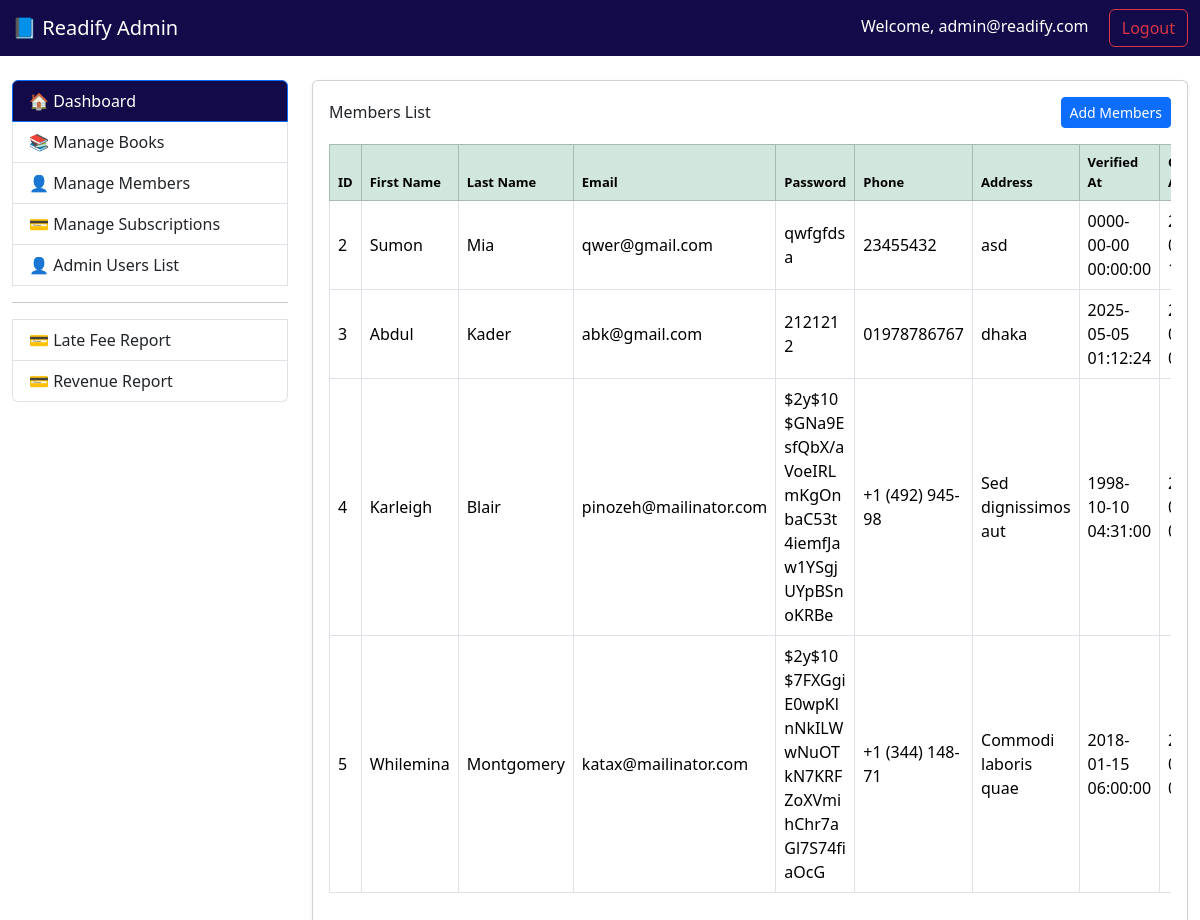
Screenshot of /members (signed in) with the database file from the repository.
### tables this page shows
CREATE TABLE `members` (
  `id` int(11) NOT NULL,
  `first_name` varchar(50) NOT NULL,
  `last_name` varchar(50) NOT NULL,
  `email` varchar(100) NOT NULL,
  `password` varchar(255) NOT NULL,
  `phone` varchar(15) DEFAULT NULL,
  `address` varchar(255) DEFAULT NULL,
  `verified_at` timestamp NULL DEFAULT NULL,
  `created_at` timestamp NOT NULL DEFAULT current_timestamp(),
  `updated_at` timestamp NOT NULL DEFAULT current_timestamp() ON UPDATE current_timestamp()
);

### core/Controller.php (called while the page is built, shortened)
<?php
abstract class Controller {
    protected function view($view, $data = []) {
        extract($data);
        require_once "../views/{$view}.php";
    }
}

### controllers/MemberController.php (called while the page is built, shortened)
<?php
require_once '../core/Controller.php';
require_once '../models/Members.php';
class MemberController extends Controller {
    public function index() {
        try {
            $bookModel = new Members();
            $members = $bookModel->index();
            return $this->view('members', [
                'members' => $members,
            ]);
        } catch (\Exception $e) {
            error_log($e->getMessage());
            echo "An error occurred while loading the page.";
        }
    }
}

### public/index.php (called while the page is built, shortened)
<?php
require_once '../routes/web.php';

### core/Model.php (called while the page is built, shortened)
<?php
require_once __DIR__ . '/../config/Database.php';
abstract class Model {
    public function __construct() {
        $database = new Database();
        $database->connect();
        $this->db = $database->pdo;
    }
}

### config/Database.php (called while the page is built, shortened)
<?php
class Database {
    public function connect() {
        $host = 'localhost';
        $db = 'readify';
        $user = 'root';
        $pass = '';
        $charset = 'utf8mb4';
        $dsn = "mysql:host=$host;dbname=$db;charset=$charset";
        try {
            $this->pdo = new PDO($dsn, $user, $pass);
            $this->pdo->setAttribute(PDO::ATTR_ERRMODE, PDO::ERRMODE_EXCEPTION);
            return $this->pdo;
        } catch (PDOException $e) {
            die("Connection failed: " . $e->getMessage());
        }
    }
}

### models/Members.php (called while the page is built, shortened)
<?php
require_once '../core/Model.php';
class Members extends Model {
    public function index() {
        try {
            $stmt = $this->db->prepare("
                SELECT * FROM members
            ");
            $stmt->execute();
            return $stmt->fetchAll(PDO::FETCH_OBJ);
        } catch (PDOException $e) {
            error_log($e->getMessage());
            return [];
        }
    }
}
?>

### views/members.php (the view, shortened to what this page needs)
<?php
    require_once 'layouts/page-header.php';
    require_once 'layouts/navbar.php';
?>
<div class="container-fluid mt-4">
    <div class="row mt-4">
    <?php require_once 'layouts/sidebar.php'; ?>
    <div class="col-md-9">
        <div class="card shadow-sm">
            <div class="card-body">
                <div class="d-flex justify-content-between align-items-center mb-3">
                    <h6 class="mb-0">Members List</h6>
                    <button class="btn btn-primary btn-sm" data-bs-toggle="modal" data-bs-target="#addMembersModal">
                        Add Members
                    </button>
                </div>
                    <?php if (!empty($members)) : ?>
                        <div class="table-responsive">
                            <table class="table table-bordered table-hover align-middle">
                                <thead class="table-success">
                                    <tr>
                                        <th>ID</th>
                                        <th>First Name</th>
                                        <th>Last Name</th>
                                        <th>Email</th>
                                        <th>Password</th>
                                        <th>Phone</th>
                                        <th>Address</th>
                                        <th>Verified At</th>
                                        <th>Created At</th>
                                    </tr>
                                </thead>
                                <tbody>
                                    <?php foreach ($members as $subs) : ?>
                                        <tr>
                                            <td><?= htmlspecialchars($subs->id) ?></td>
                                            <td><?= htmlspecialchars($subs->first_name) ?></td>
                                            <td><?= htmlspecialchars($subs->last_name) ?></td>
                                            <td><?= htmlspecialchars($subs->email) ?></td>
                                            <td style="word-break: break-all; width: 100px"><?= htmlspecialchars($subs->password) ?></td>
                                            <td><?= htmlspecialchars($subs->phone) ?></td>
                                            <td><?= htmlspecialchars($subs->address) ?></td>
                                            <td><?= htmlspecialchars($subs->verified_at) ?></td>
                                            <td><?= htmlspecialchars($subs->created_at) ?></td>
                                        </tr>
                                    <?php endforeach; ?>
                                </tbody>
                            </table>
                        </div>
                    <?php else : ?>
                    <div class="alert alert-info">No Members found.</div>
                        <?php endif; ?>
                    </div>
                </div>
        </div>
</div>
</div>
<?php require_once 'layouts/page-footer.php'; ?>

### views/members.php (style rules this page uses)
th { font-weight: bold; font-size: 13px; }

### rows the page displays
members: id "2", first_name "Sumon", last_name "Mia", email "qwer@gmail.com", password "qwfgfdsa", phone "23455432", address "asd", verified_at "0000-00-00 00:00:00"
members: id "3", first_name "Abdul", last_name "Kader", email "abk@gmail.com", password "2121212", phone "01978786767", address "dhaka", verified_at "2025-05-05 01:12:24"
members: id "4", first_name "Karleigh", last_name "Blair", email "pinozeh@mailinator.com", password "$2y$10$GNa9EsfQbX/aVoeIRLmKgOnbaC53t4iemfJaw1YSgjUYpBSnoKRBe", phone "+1 (492) 945-98", address "Sed dignissimos aut", verified_at "1998-10-10 04:31:00"
members: id "5", first_name "Whilemina", last_name "Montgomery", email "katax@mailinator.com", password "$2y$10$7FXGgiE0wpKlnNkILWwNuOTkN7KRFZoXVmihChr7aGl7S74fiaOcG", phone "+1 (344) 148-71", address "Commodi laboris quae", verified_at "2018-01-15 06:00:00"

### other values shown
$_SESSION['admin']['email'] "admin@readify.com"
